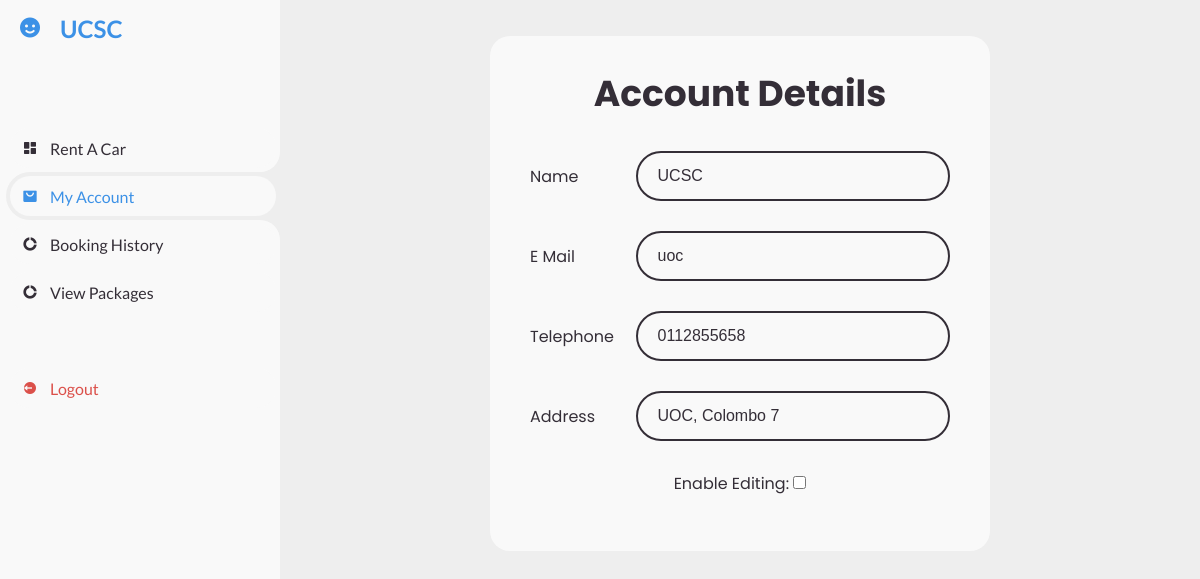
/php/userDetails.php (signed in), run on the app's committed database.
### tables this page shows
CREATE TABLE `user` (
  `userID` int(11) NOT NULL,
  `Name` varchar(30) NOT NULL,
  `pwd` varchar(255) NOT NULL,
  `Email` varchar(20) NOT NULL,
  `tp` varchar(12) NOT NULL,
  `Address` varchar(50) NOT NULL
);

### php/userDetails.php (the view, shortened to what this page needs)
<?php
require_once '../connect.php';
require_once 'userheader.php';
$username = $_SESSION['username'];
$sql = "SELECT * FROM user WHERE Email = ?";
$stmt = mysqli_prepare($connection, $sql);
mysqli_stmt_bind_param($stmt, "s", $username);
mysqli_stmt_execute($stmt);
$result = mysqli_stmt_get_result($stmt);
$user = mysqli_fetch_assoc($result);
?>
		<main class="focus">
			<div class="wraper">
                <form action="" method="post">
                    <h1>Account Details</h1>
                    <div class="inputbox">
                        <label class="lab">Name</label>
                        <input type="text" name="name" value="<?php echo htmlspecialchars($user['Name']); ?>" readonly required>
                    </div>
                    <div class="inputbox">
                        <label class="lab">E Mail</label>
                        <input type="email" name="email" value="<?php echo htmlspecialchars($user['Email']); ?>" readonly>
                    </div>
                    <div class="inputbox">
                        <label class="lab">Telephone</label>
                        <input type="tel" name="TP" value="<?php echo htmlspecialchars($user['tp']); ?>" readonly required>
                    </div>
                    <div class="inputbox">
                        <label class="lab">Address</label>
                        <input type="text" name="address" value="<?php echo htmlspecialchars($user['Address']); ?>" readonly required>
                    </div>
                    <label for="enableEdit" class="switch-mode">Enable Editing:</label>
                    <input type="checkbox" id="enableEdit"><br><br>
                </form>
            </div>
		</main>
<?php
	require_once('userfooter.php');
?>

### php/userheader.php (shortened to what this page needs)
<?php
require_once('../connect.php');
$un = $_SESSION['username'];
$sql = "SELECT Name FROM user WHERE Email='$un';";
$result = mysqli_query($connection, $sql);
$row = mysqli_fetch_assoc($result);
?>
<!DOCTYPE html>
<html lang="en">
<head>
	<link href='https://unpkg.com/boxicons@2.0.9/css/boxicons.min.css' rel='stylesheet'>
	<link rel="stylesheet" href="../css/userstyle.css">
	<link rel="stylesheet" href="../css/styleH.css">
</head>
<body>
	<section id="sidebar">
		<a href="#" class="brand">
			<i class='bx bxs-smile'></i>
			<span class="text"><?php echo $row['Name'] ?></span>
		</a>
		<ul class="side-menu top">
			<li id="rent">
				<a href="rent.php" class="sidebtn">
					<i class='bx bxs-dashboard'></i>
					<span class="text">Rent A Car</span>
				</a>
			</li>
			<li id="details">
				<a href="userDetails.php" class="sidebtn">
					<i class='bx bxs-shopping-bag-alt'></i>
					<span class="text">My Account</span>
				</a>
			</li>
			<li id="bookingHistory">
				<a href="bookingHistory.php" class="sidebtn">
					<i class='bx bxs-doughnut-chart'></i>
					<span class="text">Booking History</span>
				</a>
			</li>
			<li id="bookingHistory">
				<a href="packages.php" class="sidebtn">
					<i class='bx bxs-doughnut-chart'></i>
					<span class="text">View Packages</span>
				</a>
			</li>
		</ul>
		<ul class="side-menu">
			<li>
				<a href="logout.php" class="logout">
					<i class='bx bxs-log-out-circle'></i>
					<span class="text">Logout</span>
				</a>
			</li>
		</ul>
	</section>
	<section id="content">

### css/userstyle.css (style rules this page uses)
* { margin: 0; padding: 0; box-sizing: border-box; }
a { text-decoration: none; }
li { list-style: none; }
:root { --poppins: 'Poppins', sans-serif; --lato: 'Lato', sans-serif; --light: #F9F9F9; --blue: #3C91E6; --light-blue: #CFE8FF; --grey: #eee; --dark-grey: #AAAAAA; --dark: #342E37; --red: #DB504A; --yellow: #FFCE26; --light-yellow: #FFF2C6; --orange: #FD7238; --light-orange: #FFE0D3; }
html { overflow-x: hidden; }
body { background: var(--grey); overflow-x: hidden; }
#sidebar { position: fixed; top: 0; left: 0; width: 280px; height: 100%; background: var(--light); z-index: 2000; font-family: var(--lato); transition: .3s ease; overflow-x: hidden; scrollbar-width: none; }
#sidebar .brand { font-size: 24px; font-weight: 700; height: 56px; display: flex; align-items: center; color: var(--blue); position: sticky; top: 0; left: 0; background: var(--light); z-index: 500; padding-bottom: 20px; box-sizing: content-box; }
#sidebar .brand .bx { min-width: 60px; display: flex; justify-content: center; }
#sidebar .side-menu { width: 100%; margin-top: 48px; }
#sidebar .side-menu li { height: 48px; background: transparent; margin-left: 6px; border-radius: 48px 0 0 48px; padding: 4px; }
#sidebar .side-menu li.active { background: var(--grey); position: relative; }
#sidebar .side-menu li.active::before { content: ''; position: absolute; width: 40px; height: 40px; border-radius: 50%; top: -40px; right: 0; box-shadow: 20px 20px 0 var(--grey); z-index: -1; }
#sidebar .side-menu li.active::after { content: ''; position: absolute; width: 40px; height: 40px; border-radius: 50%; bottom: -40px; right: 0; box-shadow: 20px -20px 0 var(--grey); z-index: -1; }
#sidebar .side-menu li a { width: 100%; height: 100%; background: var(--light); display: flex; align-items: center; border-radius: 48px; font-size: 16px; color: var(--dark); white-space: nowrap; overflow-x: hidden; }
#sidebar .side-menu.top li.active a { color: var(--blue); }
#sidebar .side-menu li a.logout { color: var(--red); }
#sidebar .side-menu li a .bx { min-width: calc(60px - ((4px + 6px) * 2)); display: flex; justify-content: center; }
#content { position: relative; width: calc(100% - 280px); left: 280px; transition: .3s ease; }
#content main { width: 100%; padding: 36px 24px; font-family: var(--poppins); max-height: calc(100vh - 56px); overflow-y: auto; }
.active { color: var(--blue); pointer-events: unset; }

### css/styleH.css (style rules this page uses)
.wraper { width: fit-content; background: var(--light); backdrop-filter: blur(20px); color: var(--dark); border-radius: 20px; padding: 30px 40px; text-align: center; }
.wraper h1 { font-size: 36px; text-align: center; white-space: nowrap; }
.inputbox { width: 100%; height: 50px; position: relative; margin: 30px 0; display: flex; align-items: center; }
.inputbox input { width: 100%; height: 100%; background: transparent; border: 2px solid var(--dark); border-radius: 40px; outline: none; font-size: 16px; color: var(--dark); padding: 20px 45px 20px 20px; }
.inputbox input::placeholder { color: var(--dark-gray); }
.lab { text-align: left; width: 8rem; margin-right: 1rem; }
.focus { width: 100%; height: fit-content; padding: 10px; display: flex; justify-content: center; align-items: center; }

### data on the page
user: Name "UCSC", name "UCSC", email "uoc", TP "0112855658", address "UOC, Colombo 7"
